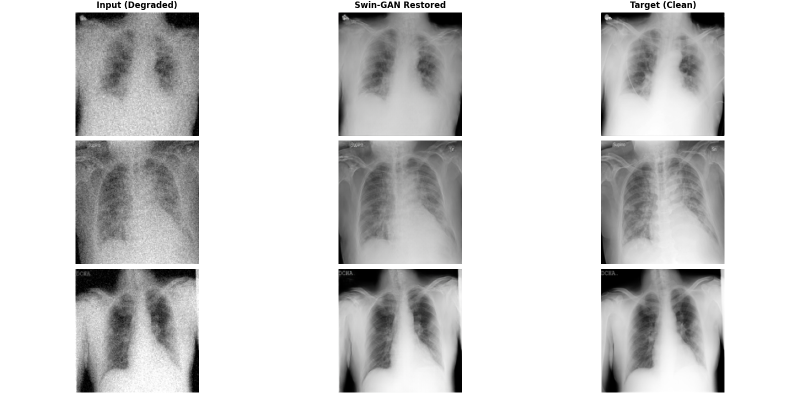
#> input picture resepoch30 .png, 1600 x 795 px (shown at 1/2 size)
$ python -i degradation.py   (imports and definitions only)
#> lines starting #> are read from the running program, lines starting #| are printed output that depends on the picture
#> further down, picture is the input picture: shape (795, 1600, 3); mean B, G, R 209.5, 209.5, 209.5
import cv2
import numpy as np
import random

def degrade_image(img):
    # 1. HEAVY BLUR (Increased from 5 to 15)
    # This will make the image look very out-of-focus
    if random.random() < 0.8: # Increased probability to 80%
        img = cv2.GaussianBlur(img, (7, 7), 1.0)

    # 2. STRONG NOISE (Increased from 10 to 40)
    # This will add visible "salt and pepper" graininess
    if random.random() < 0.8:
        noise = np.random.normal(0, 15, img.shape)
        img = img + noise
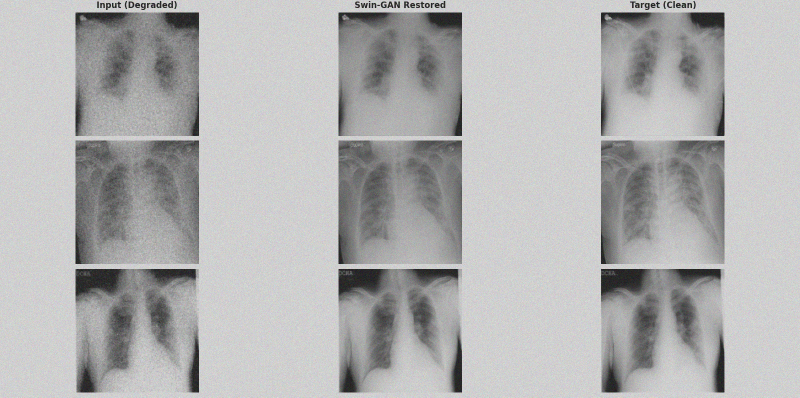
#> img: shape (795, 1600, 3) float64 (shown at 1/2 size); mean of channels 0, 1, 2 209.5, 209.5, 209.5; drawn with min black and max white

    # 3. AGGRESSIVE DOWNSCALING (Lowered scale from 0.5 to 0.2)
    # This simulates a very low-resolution sensor
    if random.random() < 0.8:
        scale = random.uniform(0.4, 0.6)
        h, w = img.shape[:2]
#> h = 795; w = 1600
        img = cv2.resize(img, (int(w*scale), int(h*scale)), interpolation=cv2.INTER_NEAREST)
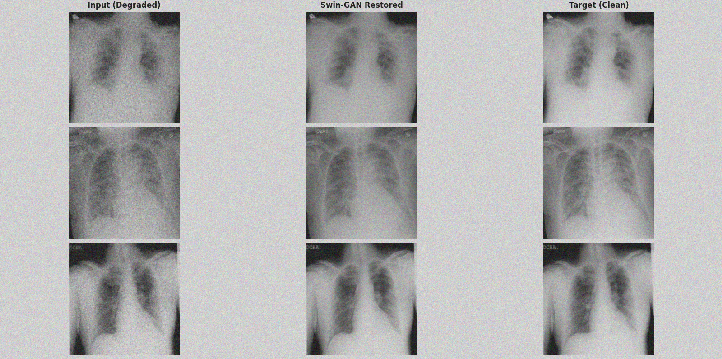
#> img: shape (359, 722, 3) float64; mean of channels 0, 1, 2 209.6, 209.6, 209.6; drawn with min black and max white
        img = cv2.resize(img, (w, h), interpolation=cv2.INTER_NEAREST)
#> img: shape (795, 1600, 3) float64

    img = np.clip(img, 0, 255)
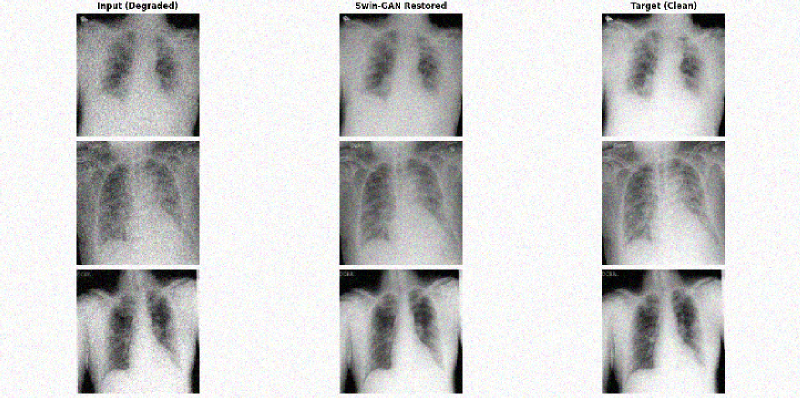
#> img: shape (795, 1600, 3) float64 (shown at 1/2 size); mean of channels 0, 1, 2 206.3, 206.3, 206.3; drawn as B, G, R
    return img.astype(np.uint8)

# [22 lines of commented-out code are left out]

>>> import cv2
>>> picture = cv2.imread('../resepoch30 .png')
>>> result = degrade_image(picture)
